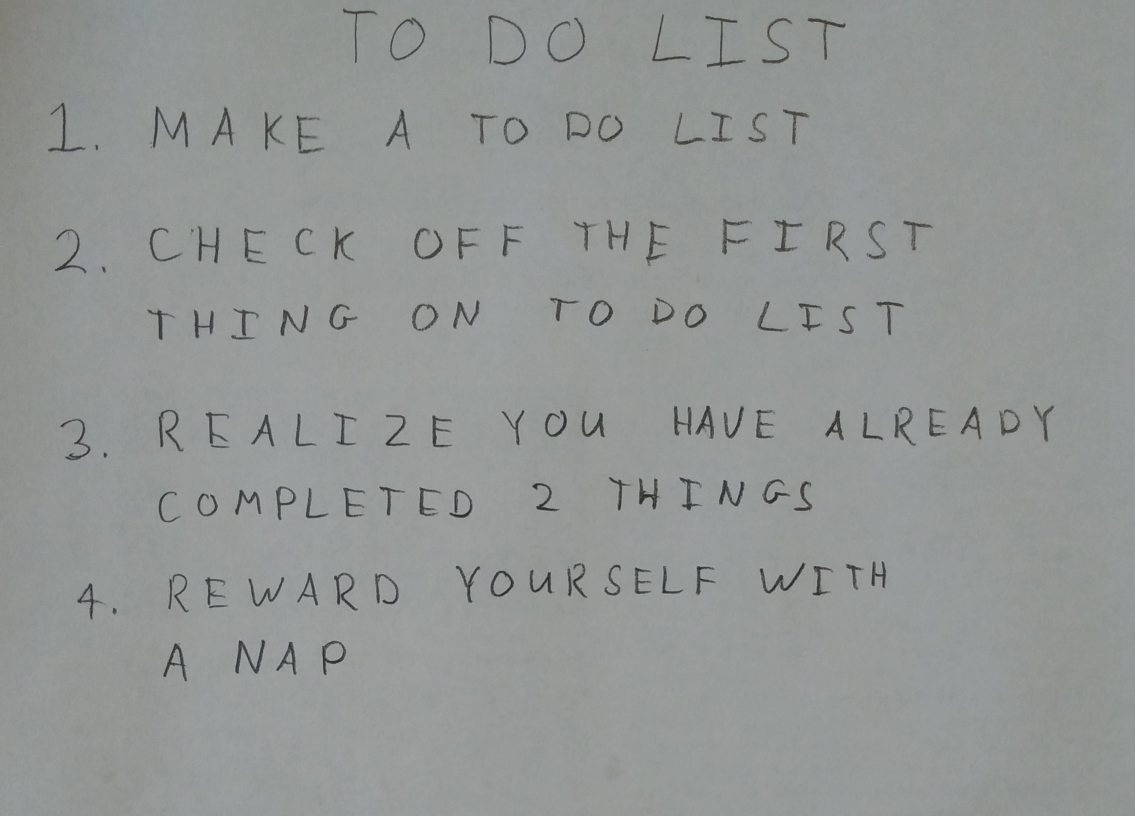
#> input picture assignment4/hw5_code_data/images/01_list.jpg, 2270 x 1631 px (shown at 1/2 size); its folder holds only this picture in this run
$ python run_q4.py   (older library calls are emulated)
#> lines starting #> are read from the running program, lines starting #| are printed output that depends on the picture; after the words box and inside, x2 and y2 are one past the last pixel; in counts of white or black regions, pixels touching at a corner belong together
### assignment4/hw5_code_data/python/q4.py
import numpy as np

import skimage
import skimage.measure
import skimage.color
import skimage.restoration
import skimage.filters
import skimage.morphology
import skimage.segmentation

# takes a color image
# returns a list of bounding boxes and black_and_white image
def findLetters(image):
    bboxes = []
    bw = None
    # insert processing in here
    # one idea estimate noise -> denoise -> greyscale -> threshold -> morphology -> label -> skip small boxes
    # this can be 10 to 15 lines of code using skimage functions
    image = skimage.restoration.denoise_bilateral(image, multichannel=True)
    gray = skimage.color.rgb2gray(image)
    thr = skimage.filters.threshold_otsu(gray)
#> thr = 0.454
    bw = gray < thr
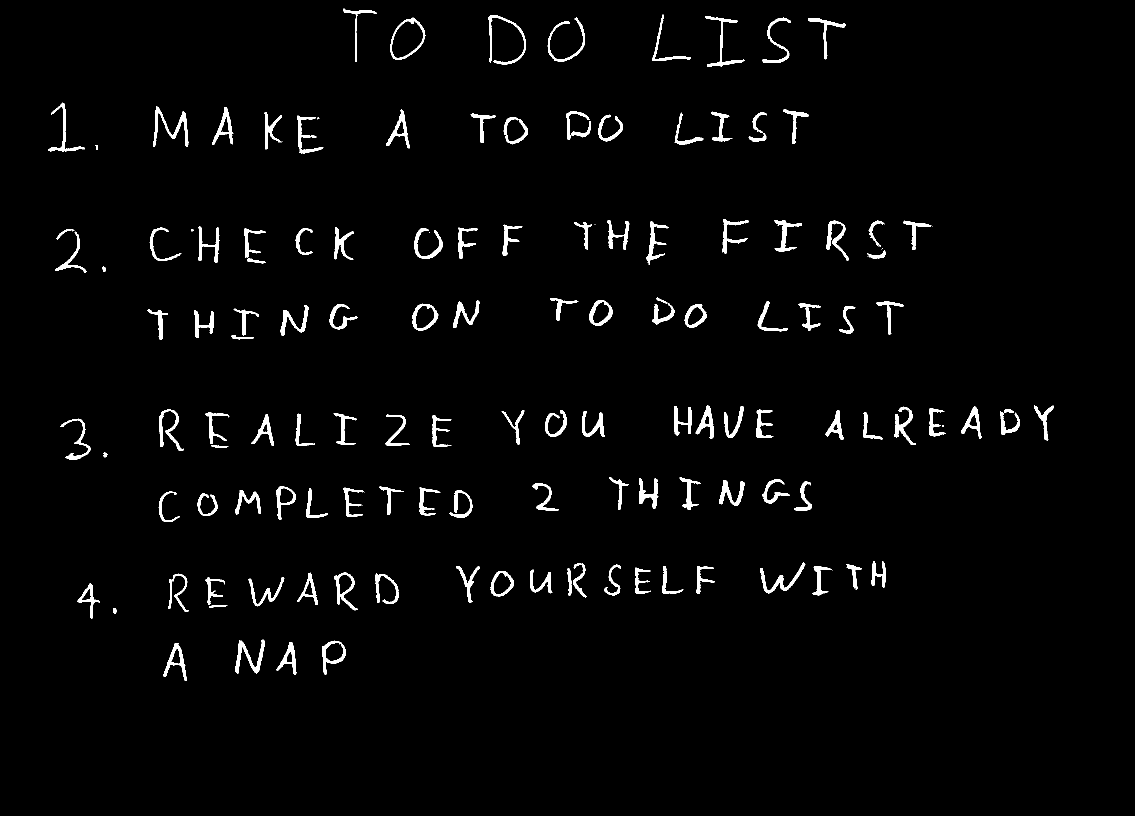
#> bw: shape (1631, 2270) bool (shown at 1/2 size); 2.3% white; 148 white regions (18 under 20 px), largest, box (x1, y1, x2, y2) and area: (306, 213, 377, 294) 1330, (471, 1279, 530, 1347) 1220, (977, 30, 1052, 130) 1144
    bw = skimage.morphology.closing(bw, skimage.morphology.square(5))
#> bw: shape (1631, 2270) bool; 2.4% white; 125 white regions (5 under 20 px)
    label_image = skimage.morphology.label(bw, connectivity=2)
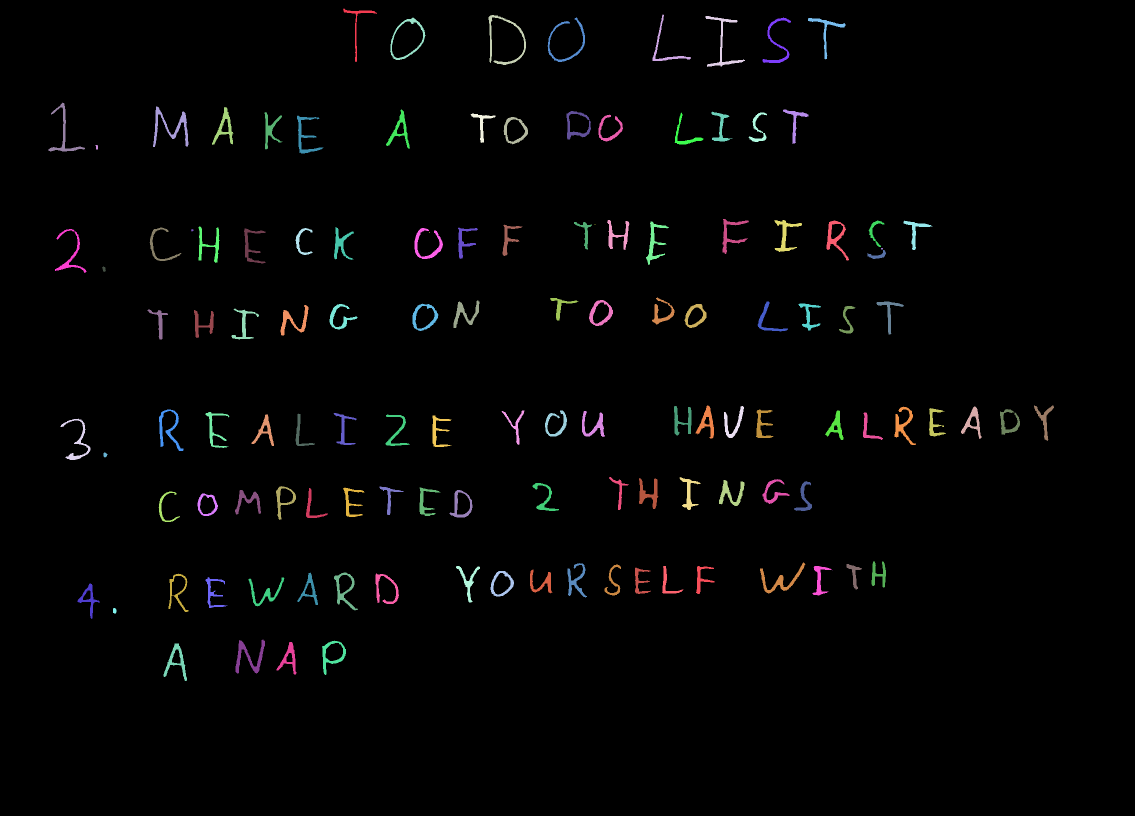
#> label_image: shape (1631, 2270) int32 (shown at 1/2 size); 126 distinct labels, from 0 to 125; one colour per label, 0 black
    props = skimage.measure.regionprops(label_image)
#> props = 125 regions; largest, box (x1, y1, x2, y2) and area: (306, 213, 377, 294) 1370, (471, 1279, 530, 1347) 1250, (977, 30, 1052, 130) 1160, (1520, 1125, 1611, 1187) 1144, (1411, 32, 1490, 134) 1094
    mean_area = sum([x.area for x in props])/len(props)
#> mean_area = 711.9
    bboxes = [x.bbox for x in props if x.area > mean_area/3]
#> bboxes = 116 items, first 6: (17, 686, 124, 754), (29, 1305, 122, 1382), (30, 977, 130, 1052), (32, 1411, 134, 1490), (35, 780, 120, 851), (35, 1095, 124, 1170)
    bw = (~bw).astype(np.float)
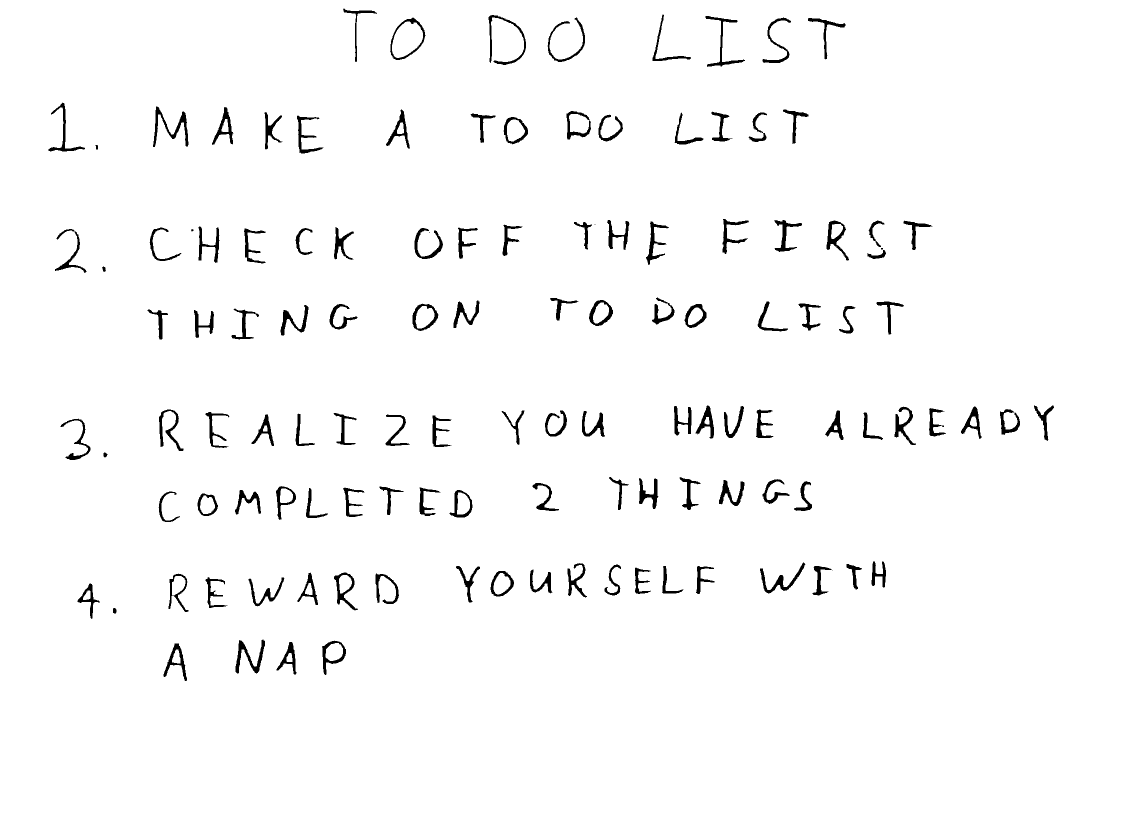
#> bw: shape (1631, 2270) float64 (shown at 1/2 size); values 0 (black) and 1 (white), 97.6% white; 125 black regions (5 under 20 px), largest, box (x1, y1, x2, y2) and area: (306, 213, 377, 294) 1370, (471, 1279, 530, 1347) 1250, (977, 30, 1052, 130) 1160
    return bboxes, bw

### assignment4/hw5_code_data/python/nn.py
import numpy as np
from util import *
# do not include any more libraries here!
# do not put any code outside of functions!

# Q 2.1
# initialize b to 0 vector
# b should be a 1D array, not a 2D array with a singleton dimension
# we will do XW + b.
# X be [Examples, Dimensions]
# [9 lines left out: function initialize_weights, not called in this run]

# Q 2.2.1
# x is a matrix
# a sigmoid activation function
def sigmoid(x):
    res = 1 / (1 + np.exp(-x))
    return res

# Q 2.2.2
def forward(X,params,name='',activation=sigmoid):
    """
    Do a forward pass

    Keyword arguments:
    X -- input vector [Examples x D]
    params -- a dictionary containing parameters
    name -- name of the layer
    activation -- the activation function (default is sigmoid)
    """
    pre_act, post_act = None, None
    # get the layer parameters
    W = params['W' + name]
    b = params['b' + name]

    # your code here
    pre_act = np.dot(X, W) + b
    post_act = activation(pre_act)
    # store the pre-activation and post-activation values
    # these will be important in backprop
    params['cache_' + name] = (X, pre_act, post_act)

    return post_act

# Q 2.2.2
# x is [examples,classes]
# softmax should be done for each row
def softmax(x):
    x = x - np.expand_dims(np.max(x, axis=1), axis=1)
    res = (np.exp(x)) / np.expand_dims(np.sum(np.exp(x), axis=1), axis = 1)
    return res

# Q 2.2.3
# compute total loss and accuracy
# y is size [examples,classes]
# probs is size [examples,classes]
# [8 lines left out: function compute_loss_and_acc, not called in this run]


# we give this to you
# because you proved it
# it's a function of post_act
def sigmoid_deriv(post_act):
    res = post_act*(1.0-post_act)
    return res

# [47 lines left out: functions backwards, get_random_batches, not called in this run]

### assignment4/hw5_code_data/python/run_q4.py
import os
import numpy as np
import matplotlib.pyplot as plt
import matplotlib.patches

import skimage
import skimage.measure
import skimage.color
import skimage.restoration
import skimage.io
import skimage.filters
import skimage.morphology
import skimage.segmentation
import skimage.transform

from nn import *
from q4 import *
# do not include any more libraries here!
# no opencv, no sklearn, etc!
import warnings
warnings.simplefilter(action='ignore', category=FutureWarning)
warnings.simplefilter(action='ignore', category=UserWarning)

for img in os.listdir('../images'):
    im1 = skimage.img_as_float(skimage.io.imread(os.path.join('../images',img)))
    bboxes, bw = findLetters(im1)

    plt.imshow(bw, cmap='gray')
    for bbox in bboxes:
        minr, minc, maxr, maxc = bbox
        rect = matplotlib.patches.Rectangle((minc, minr), maxc - minc, maxr - minr,
                                fill=False, edgecolor='red', linewidth=2)
        plt.gca().add_patch(rect)
#> this loop made 116 passes
#> (minr, minc, maxr, maxc) on passes 1 to 12: (17, 686, 124, 754), (29, 1305, 122, 1382), (30, 977, 130, 1052), (32, 1411, 134, 1490), (35, 780, 120, 851), (35, 1095, 124, 1170), (35, 1525, 126, 1582), (36, 1616, 119, 1691), (205, 97, 303, 170), (213, 306, 294, 377), (214, 424, 290, 467), (219, 772, 297, 820)
    plt.show()
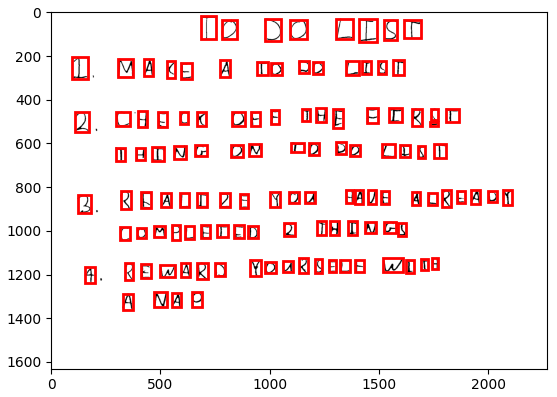
#> figure drawn by matplotlib, 1 panel
    # find the rows using..RANSAC, counting, clustering, etc.
    heights = [bbox[2]-bbox[0] for bbox in bboxes]
#> heights = 116 values, max 107 at index 0, min 18 at index 39, mean 64.4
    mean_height = sum(heights)/len(heights)
#> mean_height = 64.4
    centers = [((bbox[2]+bbox[0])//2, (bbox[3]+bbox[1])//2, bbox[2]-bbox[0], bbox[3]-bbox[1]) for bbox in bboxes]
#> centers = 116 items, first 6: (70, 720, 107, 68), (75, 1343, 93, 77), (80, 1014, 100, 75), (83, 1450, 102, 79), (77, 815, 85, 71), (79, 1132, 89, 75)
    centers = sorted(centers, key=lambda p: p[0])
#> centers = 116 items, first 6: (70, 720, 107, 68), (75, 1343, 93, 77), (77, 815, 85, 71), (77, 1653, 83, 75), (79, 1132, 89, 75), (80, 1014, 100, 75)
    rows = []
    pre_h = centers[0][0]
#> pre_h = 70
    row = []
    for c in centers:
        if c[0] > pre_h + mean_height:
            row = sorted(row, key=lambda p: p[1])
            rows.append(row)
            row = [c]
            pre_h = c[0]
        else:
            row.append(c)
#> this loop made 116 passes
#> pre_h on passes 9, 23, 41, 56, 78, 94: 250, 467, 618, 841, 983, 1149
#> after the loop, pre_h = 1313; row = [(1313, 500, 68, 59), (1315, 668, 69, 48), (1316, 573, 65, 40), (1324, 350, 75, 47)]; rows = 7 items
    row = sorted(row, key=lambda p: p[1])
#> row = [(1324, 350, 75, 47), (1313, 500, 68, 59), (1316, 573, 65, 40), (1315, 668, 69, 48)]
    rows.append(row)

    # crop the bounding boxes
    # note.. before you flatten, transpose the image (that's how the dataset is!)
    # consider doing a square crop, and even using np.pad() to get your images looking more like the dataset
    kernel = np.array([[0, 1, 0], [1, 1, 1], [0, 1, 0]])
    data = []
    for row in rows:
        row_data = []
        for y, x, h, w in row:
            crop = bw[y-h//2:y+h//2, x-w//2:x+w//2]
            h_pad, w_pad = 0, 0
            if h > w:
                h_pad = h//20
                w_pad = (h-w)//2+h_pad
            elif h < w:
                w_pad = w//20
                h_pad = (w-h)//2+w_pad
            crop = np.pad(crop, ((h_pad, h_pad), (w_pad, w_pad)), 'constant', constant_values=(1, 1))
            crop = skimage.morphology.erosion(skimage.transform.resize(crop, (32, 32)), kernel)
            crop = skimage.transform.resize( np.pad(crop, 4, 'constant', constant_values=(1, 1)), (32,32))
            crop = crop * 3 - 2.0
            crop[crop < 0.0] = 0.0
            # [4 lines of commented-out code are left out]
            crop = np.transpose(crop)
            row_data.append(crop.flatten())
        data.append(np.array(row_data))
#> this loop made 8 passes
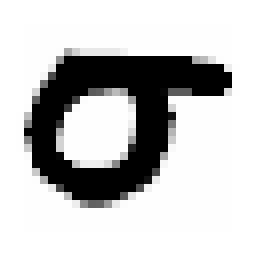
#> crop: shape (32, 32) float64 (shown 8 times larger); min 0, max 1, mean 0.77
#> after the loop, data = 8 items

    # load the weights
    # run the crops through your neural network and print them out
    import pickle
    import string
    letters = np.array([_ for _ in string.ascii_uppercase[:26]] + [str(_) for _ in range(10)])
    params = pickle.load(open('q3_weights.pickle', 'rb'))
#> (reads assignment4/hw5_code_data/python/q3_weights.pickle from the repository)

    i2c = {0: 'A', 1: 'B', 2: 'C', 3: 'D', 4: 'E', 5: 'F', 6: 'G', 7: 'H', 8: 'I', 9: 'J',
             10: 'K', 11: 'L', 12: 'M', 13: 'N', 14: 'O', 15: 'P', 16: 'Q', 17: 'R', 18: 'S', 19: 'T',
             20: 'U', 21: 'V', 22: 'W', 23: 'X', 24: 'Y', 25: 'Z', 26: '0', 27: '1', 28: '2', 29: '3',
             30: '4', 31: '5', 32: '6', 33: '7', 34: '8', 35: '9'}
    for row_data in data:
        probs = forward(forward(row_data, params, 'layer1'), params, 'output', softmax)
        row_s = ''
        for i in range(probs.shape[0]):
            ind = np.where(probs[i, :] == np.max(probs[i, :]))[0][0]
            row_s += i2c[ind]
        print(row_s)
